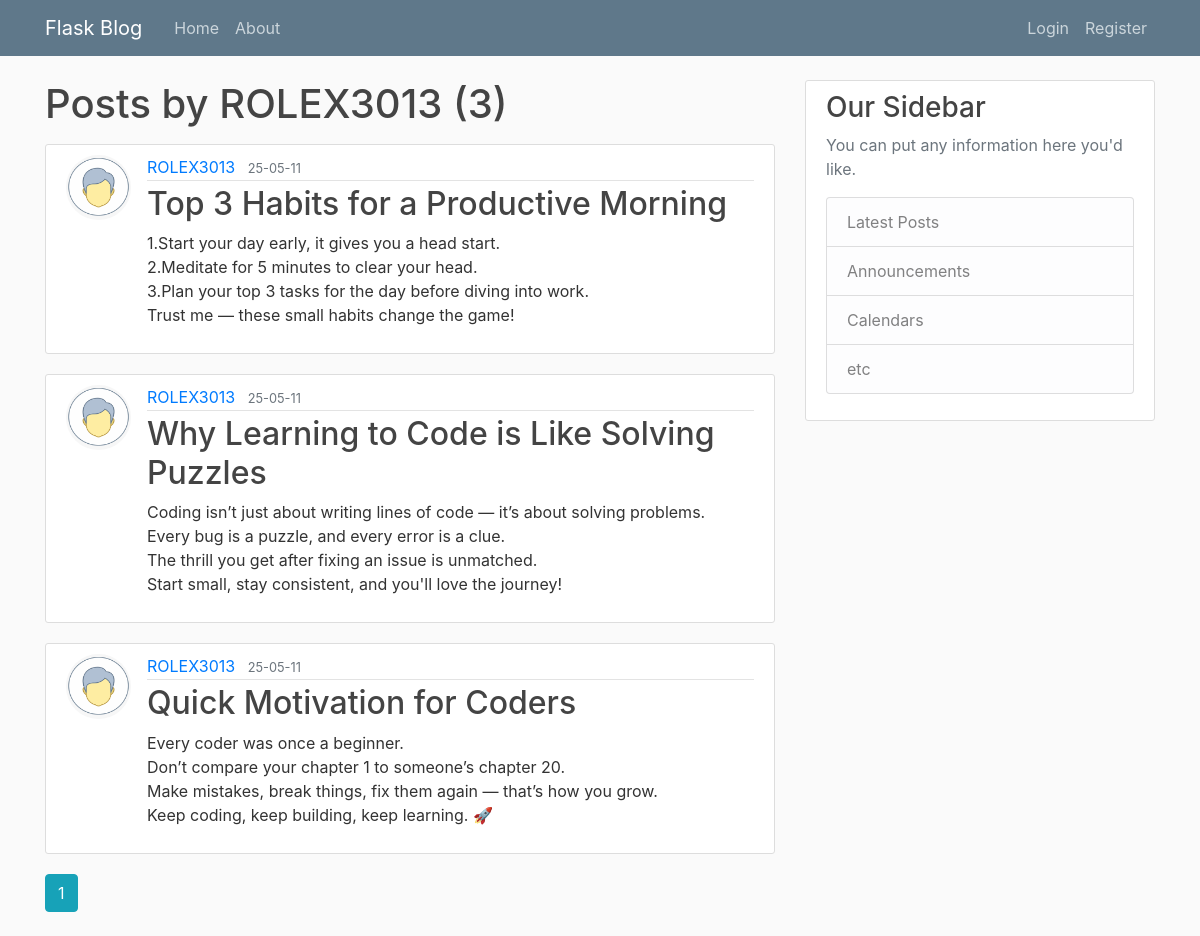
Screenshot of /user/ROLEX3013 with the database file from the repository.
### flaskblog/models.py (models this page shows, shortened)
class User(db.Model,UserMixin):
    id = db.Column(db.Integer,primary_key=True)
    username= db.Column(db.String(20),unique=True,nullable=False)
    email = db.Column(db.String(120), unique=True, nullable=False)
    image_file = db.Column(db.String(20), nullable=False,default="default.jpg")
    password = db.Column(db.String(60), nullable=False)
    posts=db.relationship('Post',backref='author',lazy=True) # cascade="all, delete"   ad this to if you want to delete all post when the user  deleted.

class Post(db.Model):
    id = db.Column(db.Integer, primary_key=True)
    title=db.Column(db.String(100),nullable=False)
    date_posted=db.Column(db.DateTime,nullable=False,default=datetime.utcnow)
    content=db.Column(db.Text,nullable=False)
    user_id=db.Column(db.Integer,db.ForeignKey('user.id'),nullable=False)

### flaskblog/users/routes.py (the view)
@users.route("/user/<string:username>")
def user_posts(username):
    page=request.args.get('page',1,type=int)
    user=User.query.filter_by(username=username).first_or_404()
    posts=Post.query.filter_by(author=user).order_by(Post.date_posted.desc()).paginate(page=page,per_page=5)
    return render_template('user_posts.html',posts=posts,user=user)

### flaskblog/templates/user_posts.html
{% extends "layout.html" %}
{% block content %}
<h1 class="mb-3">Posts by {{user.username}} ({{ posts.total }})</h1>
{% for post in posts.items %}
<article class="media content-section">
  <img class="rounded-circle article-img" src="{{ url_for('static',filename='profile_pics/' + post.author.image_file)}}">
  <div class="media-body">
    <div class="article-metadata">
      <a class="mr-2" href="{{url_for('users.user_posts',username=post.author.username)}}">{{ post.author.username }}</a>
      <small class="text-muted">{{ post.date_posted.strftime('%y-%m-%d')}}</small>
    </div>
    <h2><a class="article-title" href="{{url_for('posts.post',post_id=post.id)}}">{{ post.title }}</a></h2>
    <p class="article-content">{{ post.content }}</p>
  </div>
</article>
{% endfor %}
{% for page_num in posts.iter_pages(left_edge=1,right_edge=1,left_current=1,right_current=1) %}
    {% if page_num %}
        {% if posts.page==page_num %}
          <a class="btn btn-info mb-4" href="{{url_for('users.user_posts',username=user.username,page=page_num)}}">{{page_num}}</a>
        {% else %}
          <a class="btn btn-outline-info mb-4" href="{{url_for('users.user_posts',username=user.username,page=page_num)}}">{{page_num}}</a>
        {% endif %}
    {% else %}
        ...
    {% endif %}
{% endfor%}
{% endblock %}

### flaskblog/static/main.css (style rules this page uses)
body { background: #fafafa; color: #333333; margin-top: 5rem; }
h1, h2, h3, h4, h5, h6 { color: #444444; }
.content-section { background: #ffffff; padding: 10px 20px; border: 1px solid #dddddd; border-radius: 3px; margin-bottom: 20px; }
.article-title { color: #444444; }
.article-content { white-space: pre-line; }
.article-img { height: 65px; width: 65px; margin-right: 16px; }
.article-metadata { padding-bottom: 1px; margin-bottom: 4px; border-bottom: 1px solid #e3e3e3 }

### rows the page displays
User: username "ROLEX3013"
Post: image_file (placeholder picture), author.username "ROLEX3013", date_posted "25-05-11", title "Top 3 Habits for a Productive Morning", content "1.Start your day early, it gives you a head start. 2.Meditate for 5 minutes to clear your head. 3.Plan your top 3 tasks for the day before diving into work. Trust me — these small habits change the game!"
Post: image_file (placeholder picture), author.username "ROLEX3013", date_posted "25-05-11", title "Why Learning to Code is Like Solving Puzzles", content "Coding isn’t just about writing lines of code — it’s about solving problems. Every bug is a puzzle, and every error is a clue. The thrill you get after fixing an issue is unmatched. Start small, stay consistent, and you'll love the journey!"
Post: image_file (placeholder picture), author.username "ROLEX3013", date_posted "25-05-11", title "Quick Motivation for Coders", content "Every coder was once a beginner. Don’t compare your chapter 1 to someone’s chapter 20. Make mistakes, break things, fix them again — that’s how you grow. Keep coding, keep building, keep learning. 🚀"

### other values shown
{{ posts.total }} "3"
{{ page_num }} "1"
